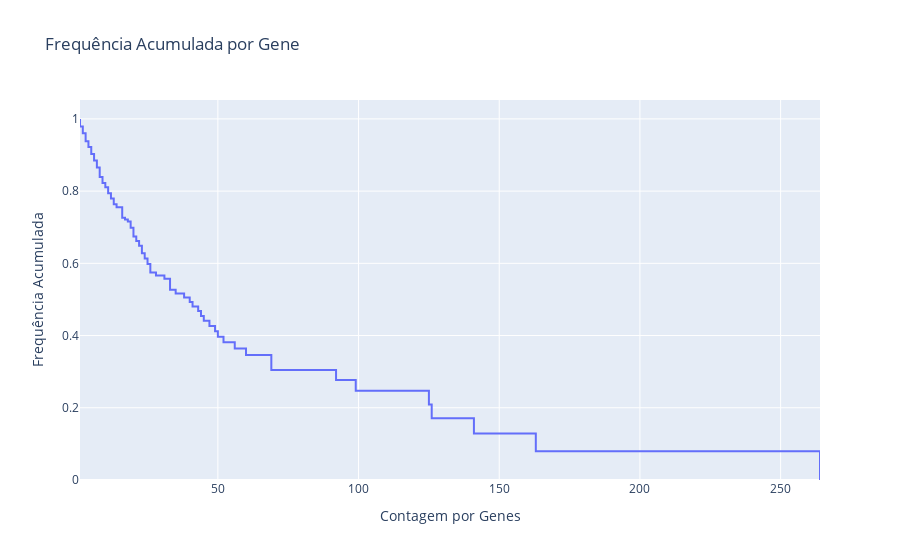

Source (notebook cell):
### Code cell
# Frequência Acumulada por Tipo de Gene
y = dfEDA['Gene'].value_counts(normalize=True)
fig = px.ecdf(x = dfEDA['Gene'].value_counts(), y = y, ecdfnorm=None, ecdfmode='complementary', title='Frequência Acumulada por Gene')
fig.update_xaxes(title_text = 'Contagem por Genes')
fig.update_yaxes(title_text = 'Frequência Acumulada')

### Figure 1 — Plotly figure (JSON) as saved in the notebook; plotly's stock layout.template omitted (floating-point values rounded to 4 significant figures; data arrays with more than 128 entries replaced by an {"elided": "..."} marker saying what was removed)
{"data": [{"hovertemplate": "x=%{x}<br>sum of y=%{y}<extra></extra>", "legendgroup": "", "line": {"dash": "solid", "shape": "hv"}, "marker": {"color": "#636efa", "symbol": "circle"}, "mode": "lines", "name": "", "orientation": "v", "showlegend": false, "type": "scatter", "x": {"elided": "262 int values"}, "xaxis": "x", "y": {"elided": "262 float values"}, "yaxis": "y"}], "layout": {"legend": {"tracegroupgap": 0}, "title": {"text": "Frequência Acumulada por Gene"}, "xaxis": {"anchor": "y", "domain": [0, 1], "title": {"text": "Contagem por Genes"}}, "yaxis": {"anchor": "x", "domain": [0, 1], "rangemode": "tozero", "title": {"text": "Frequência Acumulada"}}}}
